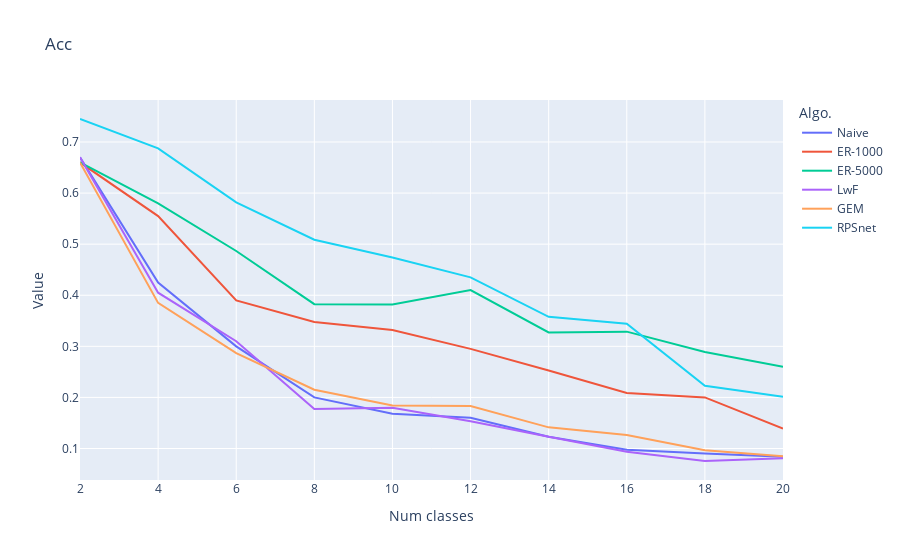

The notebook cell this image was saved under:
### Code cell
collected_data = []
for idx in range(len(exp_names)):
    collected_data.append(pd.DataFrame({'Num classes': np.arange(2, 21, 2), 'Algo.': dsp_names[idx], 'Type': 'Acc', 'Value': all_accs[idx]}))

'''add RPSnet'''
collected_data.append(pd.DataFrame({
    'Num classes': np.arange(2, 21, 2), 'Algo.': 'RPSnet', 'Type': 'Acc',
    'Value': np.array([74.5, 68.75, 58.166667, 50.875, 47.4, 43.5, 35.785714, 34.4375, 22.277778, 20.15])/100
}))

collected_data = pd.concat(collected_data, ignore_index=True)

fig = px.line(collected_data, x="Num classes", y="Value", color="Algo.", title='Acc')
fig.show()
# write_image(fig, experiment_name, "train.png")

### Figure 1 — Plotly figure (JSON) as saved in the notebook; plotly's stock layout.template omitted (floating-point values rounded to 4 significant figures)
{"data": [{"hovertemplate": "Algo.=Naive<br>Num classes=%{x}<br>Value=%{y}<extra></extra>", "legendgroup": "Naive", "line": {"color": "#636efa", "dash": "solid"}, "marker": {"symbol": "circle"}, "mode": "lines", "name": "Naive", "orientation": "v", "showlegend": true, "x": [2, 4, 6, 8, 10, 12, 14, 16, 18, 20], "xaxis": "x", "y": [0.67, 0.425, 0.3, 0.2, 0.168, 0.16, 0.1229, 0.0975, 0.09, 0.084], "yaxis": "y", "type": "scatter"}, {"hovertemplate": "Algo.=ER-1000<br>Num classes=%{x}<br>Value=%{y}<extra></extra>", "legendgroup": "ER-1000", "line": {"color": "#EF553B", "dash": "solid"}, "marker": {"symbol": "circle"}, "mode": "lines", "name": "ER-1000", "orientation": "v", "showlegend": true, "x": [2, 4, 6, 8, 10, 12, 14, 16, 18, 20], "xaxis": "x", "y": [0.66, 0.555, 0.39, 0.3475, 0.332, 0.295, 0.2529, 0.2087, 0.2, 0.139], "yaxis": "y", "type": "scatter"}, {"hovertemplate": "Algo.=ER-5000<br>Num classes=%{x}<br>Value=%{y}<extra></extra>", "legendgroup": "ER-5000", "line": {"color": "#00cc96", "dash": "solid"}, "marker": {"symbol": "circle"}, "mode": "lines", "name": "ER-5000", "orientation": "v", "showlegend": true, "x": [2, 4, 6, 8, 10, 12, 14, 16, 18, 20], "xaxis": "x", "y": [0.66, 0.58, 0.4867, 0.3825, 0.382, 0.41, 0.3271, 0.3287, 0.2889, 0.26], "yaxis": "y", "type": "scatter"}, {"hovertemplate": "Algo.=LwF<br>Num classes=%{x}<br>Value=%{y}<extra></extra>", "legendgroup": "LwF", "line": {"color": "#ab63fa", "dash": "solid"}, "marker": {"symbol": "circle"}, "mode": "lines", "name": "LwF", "orientation": "v", "showlegend": true, "x": [2, 4, 6, 8, 10, 12, 14, 16, 18, 20], "xaxis": "x", "y": [0.67, 0.405, 0.31, 0.1775, 0.18, 0.1533, 0.1229, 0.09375, 0.07556, 0.081], "yaxis": "y", "type": "scatter"}, {"hovertemplate": "Algo.=GEM<br>Num classes=%{x}<br>Value=%{y}<extra></extra>", "legendgroup": "GEM", "line": {"color": "#FFA15A", "dash": "solid"}, "marker": {"symbol": "circle"}, "mode": "lines", "name": "GEM", "orientation": "v", "showlegend": true, "x": [2, 4, 6, 8, 10, 12, 14, 16, 18, 20], "xaxis": "x", "y": [0.66, 0.385, 0.2867, 0.215, 0.184, 0.1833, 0.1414, 0.1263, 0.09667, 0.085], "yaxis": "y", "type": "scatter"}, {"hovertemplate": "Algo.=RPSnet<br>Num classes=%{x}<br>Value=%{y}<extra></extra>", "legendgroup": "RPSnet", "line": {"color": "#19d3f3", "dash": "solid"}, "marker": {"symbol": "circle"}, "mode": "lines", "name": "RPSnet", "orientation": "v", "showlegend": true, "x": [2, 4, 6, 8, 10, 12, 14, 16, 18, 20], "xaxis": "x", "y": [0.745, 0.6875, 0.5817, 0.5088, 0.474, 0.435, 0.3579, 0.3444, 0.2228, 0.2015], "yaxis": "y", "type": "scatter"}], "layout": {"xaxis": {"anchor": "y", "domain": [0.0, 1.0], "title": {"text": "Num classes"}}, "yaxis": {"anchor": "x", "domain": [0.0, 1.0], "title": {"text": "Value"}}, "legend": {"title": {"text": "Algo."}, "tracegroupgap": 0}, "title": {"text": "Acc"}}}
